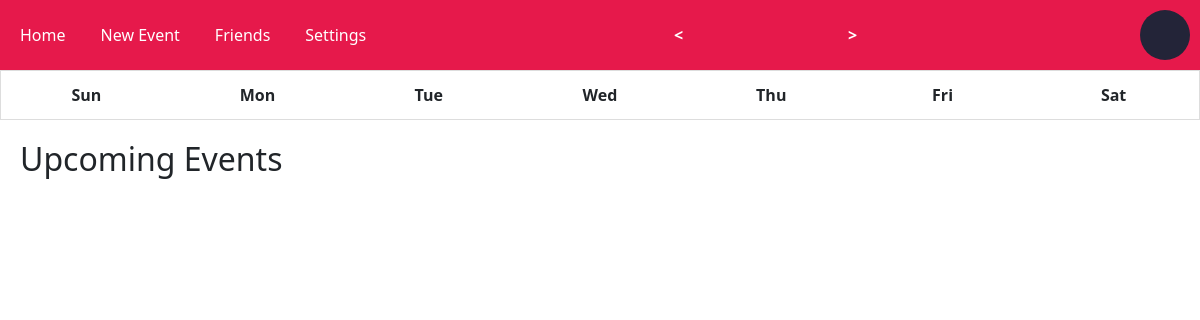
The page /home (signed in) on the database as committed earlier.
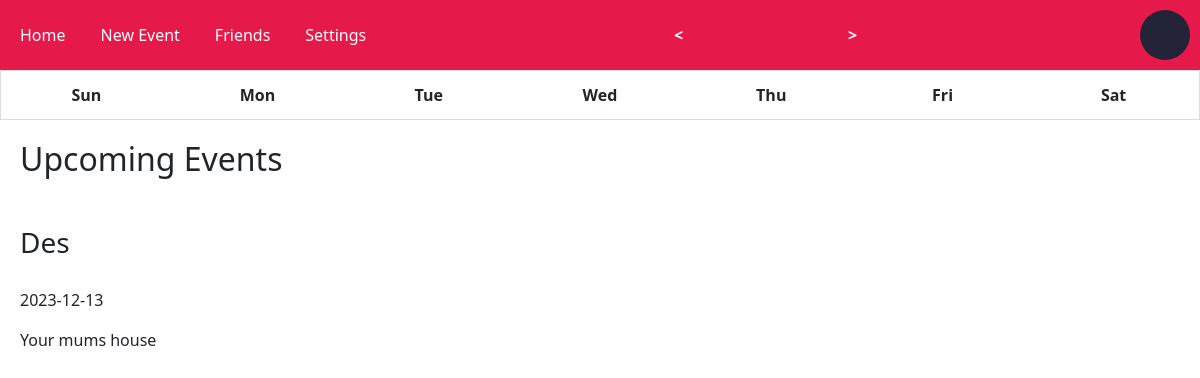
The same page on the database as committed later.
### run.py (models this page shows)
class Event(db.Model):
    id = db.Column(db.Integer, primary_key=True)
    name = db.Column(db.String(32))
    description = db.Column(db.String(120))
    location = db.Column(db.String(120))
    date = db.Column(db.String(120))
    time = db.Column(db.String(120))
    user_id = db.Column(db.Integer, db.ForeignKey('user.id'))

### run.py (the view)
@app.route('/home')
def home():
    if checkUser():
        username = User.query.filter_by(id=session['userID']).first().username
        picture = './static/uploads/' + username + '.jpg'
        events = Event.query.filter_by(user_id=session['userID']).all()
        invitations = EventFriend.query.filter_by(friend_id=session['userID']).all()
        eventInvitations = []
        for i in invitations:
            eventInvitations.append(Event.query.filter_by(id=i.event_id).first())
        return render_template('home.html', profile_picture=picture, username=username, events=events, eventInvitations=eventInvitations)
    else:
        return render_template('index.html')

### run.py (called while the page is built)
def checkUser():
    if session.get('logged_in'):
        return True
    else:
        return False

### templates/home.html (shortened to what this page needs)
{% extends 'base.html' %}
{% block content %}
<body onload="Calendar()">
  <nav>
    <div class="nav-links">
      <a href="/home">Home</a>
      <a href="/create_event">New Event</a>
      <a href="/friends">Friends</a>
      <a href="/settings">Settings</a>
    </div>
    <div class="month-nav">
      <button onclick="prevMonth()"><b> < </b></button>
      <a id="monthAndYear"></a>
      <button onclick="nextMonth()"><b> > </b></button>
    </div>
    <img id="profile-picture" src="{{ profile_picture }}" alt="Profile Picture" onclick="changeProfilePicture()">
  </nav>
  <table id="calendar">
    <thead>
      <tr>
        <th>Sun</th>
        <th>Mon</th>
        <th>Tue</th>
        <th>Wed</th>
        <th>Thu</th>
        <th>Fri</th>
        <th>Sat</th>
      </tr>
    </thead>
  </table>
  <h2>Upcoming Events</h2>
  {% for event in events %}
    <div class="event">
      <h3>{{ event.name }}</h3>
      <p>{{ event.date }}</p>
      <p>{{ event.location }}</p>
    </div>
  {% endfor %}
{% endblock %}

### templates/base.html (shortened to what this page needs)
<!DOCTYPE html>
<html lang="en">
<head>
  <link rel="stylesheet" href="../static/stylesheet.css">
  <link href="https://cdn.jsdelivr.net/npm/bootstrap@5.3.2/dist/css/bootstrap.min.css" rel="stylesheet">
</head>
</head>
  {% block content %}{% endblock %}
</body>
</html>

### static/stylesheet.css (style rules this page uses)
html { scroll-behavior: smooth; padding: 0; margin: 0; font-family: Arial, Helvetica, sans-serif; font-size: 16px; }
* { padding: 0; margin: 0; }
h2 { font-size: 30px; font-weight: bold; padding: 20px; }
h3 { align-self: center; font-size: 20px; font-weight: bold; padding: 20px; }
p { padding-left: 20px; }
body { display: flex; flex-direction: column; min-height: 100vh; }
#profile-picture { width: 50px; height: 50px; border-radius: 50%; object-fit: cover; }
nav { display: flex; justify-content: space-between; align-items: center; padding: 10px; background-color: #e6194b; color: #ffffff; }
nav a, nav button { text-decoration: none; color: #fff; padding: 10px; border: none; background-color: transparent; cursor: pointer; }
nav img { border-radius: 50%; cursor: pointer; }
.nav-links { display: flex; }
.nav-links a { margin-right: 15px; }
.month-nav { display: flex; }
.month-nav a { width: 145px; text-align: center; }
#calendar { width: 100%; border-collapse: collapse; }
#calendar tr { border: 1px solid #ddd; text-align: center; flex: 1 1 0%; padding: 8px; }
#calendar th { padding-top: 12px; width: 14.28%; padding-bottom: 12px; }

Rows that differ between the two databases and show on the page:
added Event: name "Des", date "2023-12-13", location "Your mums house"
